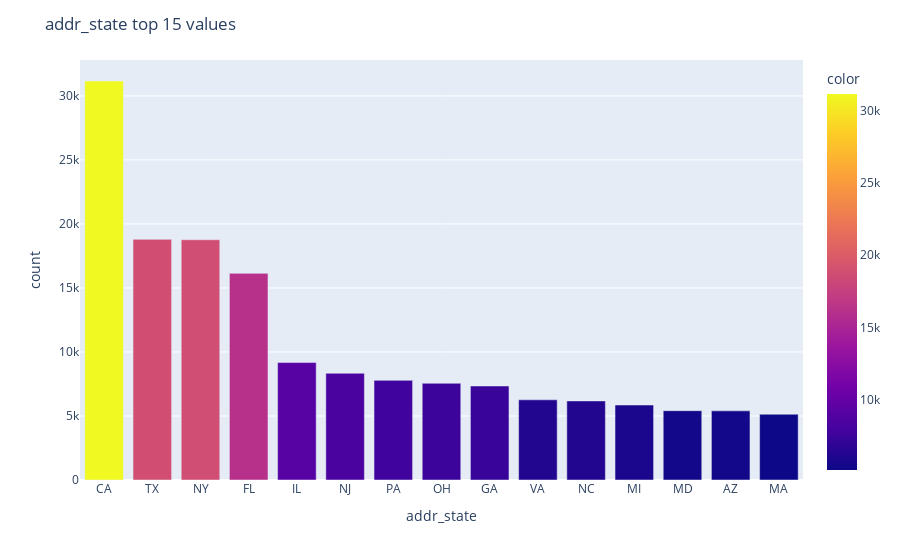
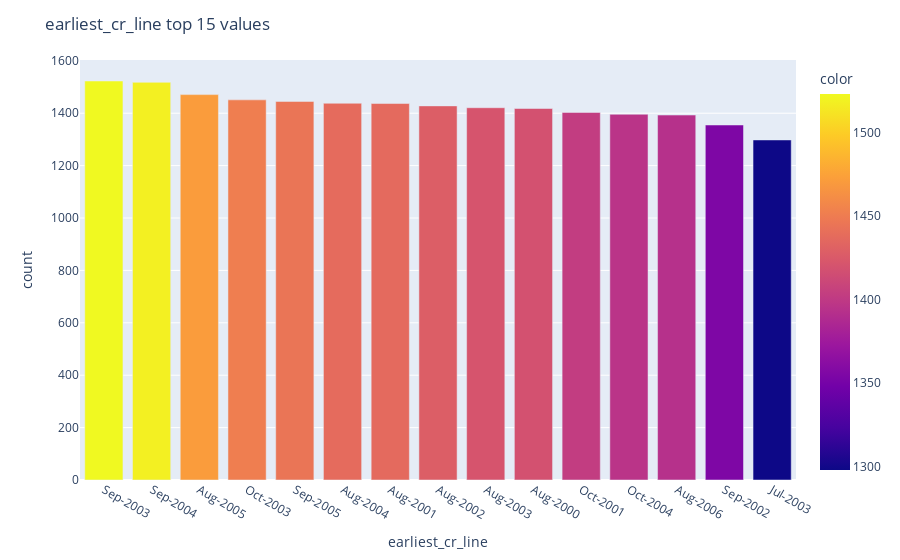
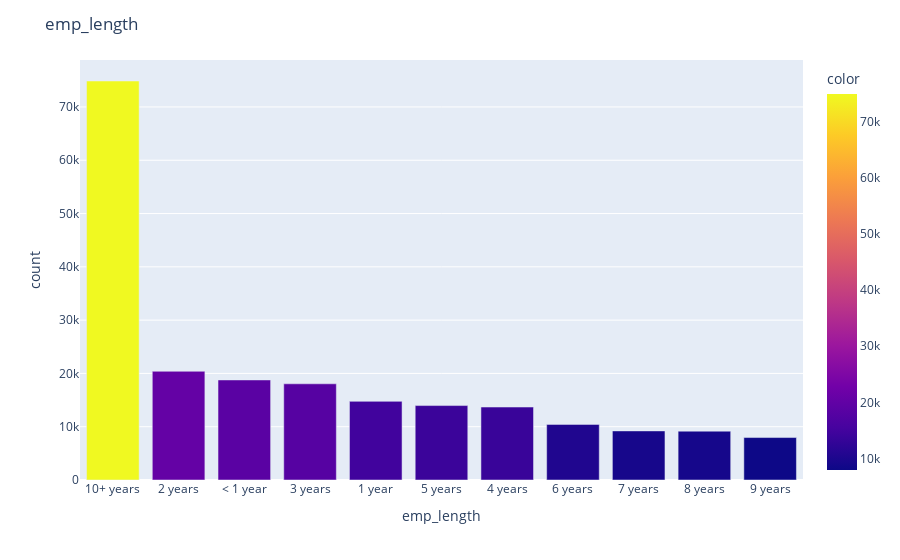
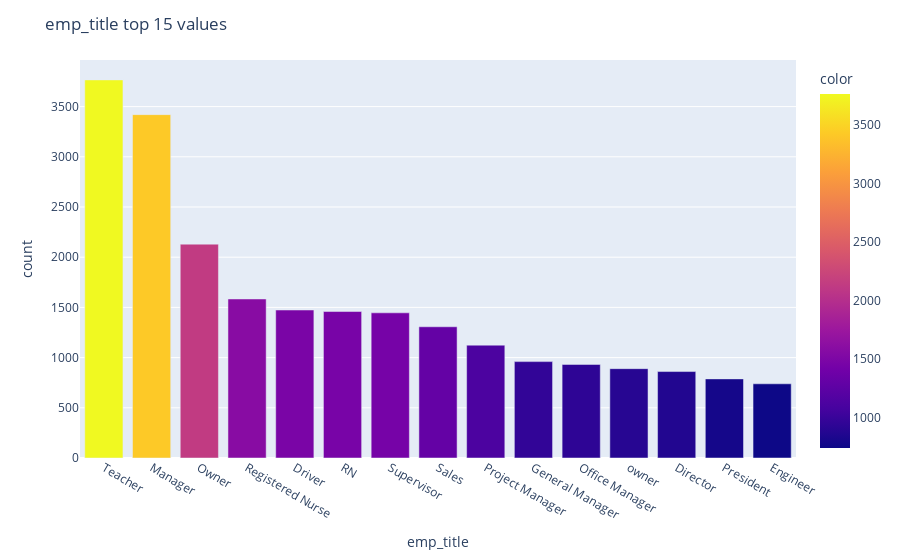

Notebook cell for these charts, in order:
### Code cell
acception_visual.make_visualizations(plot_wandb=False)
# print("Now making visualizations for rejected loans")
rejection_visual.make_visualizations(plot_wandb=False)

### Figure 1 — Plotly figure (JSON) as saved in the notebook; plotly's stock layout.template omitted (floating-point values rounded to 4 significant figures)
{"data": [{"alignmentgroup": "True", "hovertemplate": "x=%{x}<br>y=%{y}<br>color=%{marker.color}<extra></extra>", "legendgroup": "", "marker": {"color": [31162, 18796, 18764, 16138, 9171, 8335, 7784, 7553, 7341, 6263, 6177, 5855, 5412, 5400, 5135], "coloraxis": "coloraxis", "pattern": {"shape": ""}}, "name": "", "offsetgroup": "", "orientation": "v", "showlegend": false, "textposition": "auto", "type": "bar", "x": ["CA", "TX", "NY", "FL", "IL", "NJ", "PA", "OH", "GA", "VA", "NC", "MI", "MD", "AZ", "MA"], "xaxis": "x", "y": [31162, 18796, 18764, 16138, 9171, 8335, 7784, 7553, 7341, 6263, 6177, 5855, 5412, 5400, 5135], "yaxis": "y"}], "layout": {"barmode": "relative", "coloraxis": {"colorbar": {"title": {"text": "color"}}, "colorscale": [[0, "#0d0887"], [0.1111, "#46039f"], [0.2222, "#7201a8"], [0.3333, "#9c179e"], [0.4444, "#bd3786"], [0.5556, "#d8576b"], [0.6667, "#ed7953"], [0.7778, "#fb9f3a"], [0.8889, "#fdca26"], [1, "#f0f921"]]}, "legend": {"tracegroupgap": 0}, "margin": {"t": 60}, "title": {"text": "addr_state top 15 values"}, "xaxis": {"anchor": "y", "domain": [0, 1], "title": {"text": "addr_state"}}, "yaxis": {"anchor": "x", "domain": [0, 1], "title": {"text": "count"}}}}

### Figure 2 — Plotly figure (JSON) as saved in the notebook; plotly's stock layout.template omitted (floating-point values rounded to 4 significant figures)
{"data": [{"alignmentgroup": "True", "hovertemplate": "x=%{x}<br>y=%{y}<br>color=%{marker.color}<extra></extra>", "legendgroup": "", "marker": {"color": [1523, 1518, 1471, 1451, 1445, 1438, 1437, 1428, 1421, 1418, 1403, 1396, 1393, 1355, 1298], "coloraxis": "coloraxis", "pattern": {"shape": ""}}, "name": "", "offsetgroup": "", "orientation": "v", "showlegend": false, "textposition": "auto", "type": "bar", "x": ["Sep-2003", "Sep-2004", "Aug-2005", "Oct-2003", "Sep-2005", "Aug-2004", "Aug-2001", "Aug-2002", "Aug-2003", "Aug-2000", "Oct-2001", "Oct-2004", "Aug-2006", "Sep-2002", "Jul-2003"], "xaxis": "x", "y": [1523, 1518, 1471, 1451, 1445, 1438, 1437, 1428, 1421, 1418, 1403, 1396, 1393, 1355, 1298], "yaxis": "y"}], "layout": {"barmode": "relative", "coloraxis": {"colorbar": {"title": {"text": "color"}}, "colorscale": [[0, "#0d0887"], [0.1111, "#46039f"], [0.2222, "#7201a8"], [0.3333, "#9c179e"], [0.4444, "#bd3786"], [0.5556, "#d8576b"], [0.6667, "#ed7953"], [0.7778, "#fb9f3a"], [0.8889, "#fdca26"], [1, "#f0f921"]]}, "legend": {"tracegroupgap": 0}, "margin": {"t": 60}, "title": {"text": "earliest_cr_line top 15 values"}, "xaxis": {"anchor": "y", "domain": [0, 1], "title": {"text": "earliest_cr_line"}}, "yaxis": {"anchor": "x", "domain": [0, 1], "title": {"text": "count"}}}}

### Figure 3 — Plotly figure (JSON) as saved in the notebook; plotly's stock layout.template omitted (floating-point values rounded to 4 significant figures)
{"data": [{"alignmentgroup": "True", "hovertemplate": "x=%{x}<br>y=%{y}<br>color=%{marker.color}<extra></extra>", "legendgroup": "", "marker": {"color": [74871, 20399, 18776, 18051, 14758, 13967, 13687, 10435, 9212, 9165, 7968], "coloraxis": "coloraxis", "pattern": {"shape": ""}}, "name": "", "offsetgroup": "", "orientation": "v", "showlegend": false, "textposition": "auto", "type": "bar", "x": ["10+ years", "2 years", "< 1 year", "3 years", "1 year", "5 years", "4 years", "6 years", "7 years", "8 years", "9 years"], "xaxis": "x", "y": [74871, 20399, 18776, 18051, 14758, 13967, 13687, 10435, 9212, 9165, 7968], "yaxis": "y"}], "layout": {"barmode": "relative", "coloraxis": {"colorbar": {"title": {"text": "color"}}, "colorscale": [[0, "#0d0887"], [0.1111, "#46039f"], [0.2222, "#7201a8"], [0.3333, "#9c179e"], [0.4444, "#bd3786"], [0.5556, "#d8576b"], [0.6667, "#ed7953"], [0.7778, "#fb9f3a"], [0.8889, "#fdca26"], [1, "#f0f921"]]}, "legend": {"tracegroupgap": 0}, "margin": {"t": 60}, "title": {"text": "emp_length"}, "xaxis": {"anchor": "y", "domain": [0, 1], "title": {"text": "emp_length"}}, "yaxis": {"anchor": "x", "domain": [0, 1], "title": {"text": "count"}}}}

### Figure 4 — Plotly figure (JSON) as saved in the notebook; plotly's stock layout.template omitted (floating-point values rounded to 4 significant figures)
{"data": [{"alignmentgroup": "True", "hovertemplate": "x=%{x}<br>y=%{y}<br>color=%{marker.color}<extra></extra>", "legendgroup": "", "marker": {"color": [3766, 3420, 2130, 1584, 1474, 1459, 1446, 1307, 1124, 960, 932, 890, 861, 788, 739], "coloraxis": "coloraxis", "pattern": {"shape": ""}}, "name": "", "offsetgroup": "", "orientation": "v", "showlegend": false, "textposition": "auto", "type": "bar", "x": ["Teacher", "Manager", "Owner", "Registered Nurse", "Driver", "RN", "Supervisor", "Sales", "Project Manager", "General Manager", "Office Manager", "owner", "Director", "President", "Engineer"], "xaxis": "x", "y": [3766, 3420, 2130, 1584, 1474, 1459, 1446, 1307, 1124, 960, 932, 890, 861, 788, 739], "yaxis": "y"}], "layout": {"barmode": "relative", "coloraxis": {"colorbar": {"title": {"text": "color"}}, "colorscale": [[0, "#0d0887"], [0.1111, "#46039f"], [0.2222, "#7201a8"], [0.3333, "#9c179e"], [0.4444, "#bd3786"], [0.5556, "#d8576b"], [0.6667, "#ed7953"], [0.7778, "#fb9f3a"], [0.8889, "#fdca26"], [1, "#f0f921"]]}, "legend": {"tracegroupgap": 0}, "margin": {"t": 60}, "title": {"text": "emp_title top 15 values"}, "xaxis": {"anchor": "y", "domain": [0, 1], "title": {"text": "emp_title"}}, "yaxis": {"anchor": "x", "domain": [0, 1], "title": {"text": "count"}}}}
